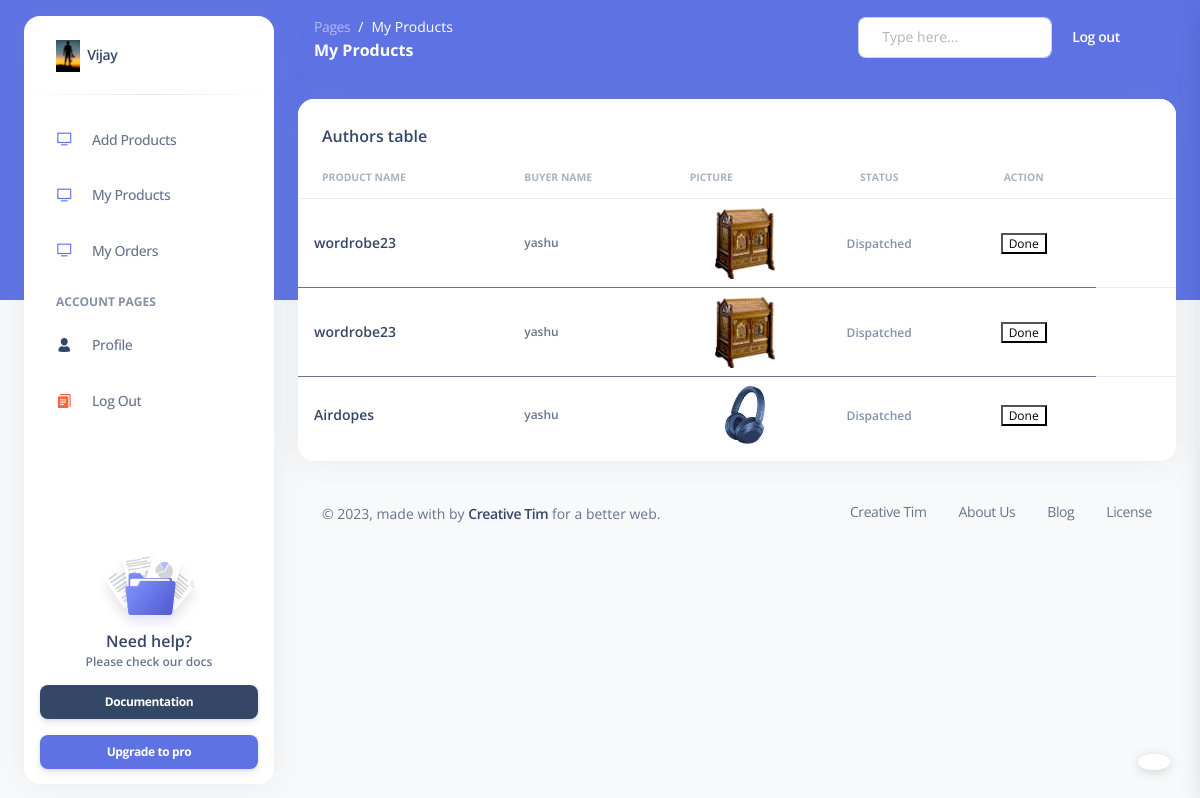
The page /seller/my_order/ (signed in) on the database as committed earlier.
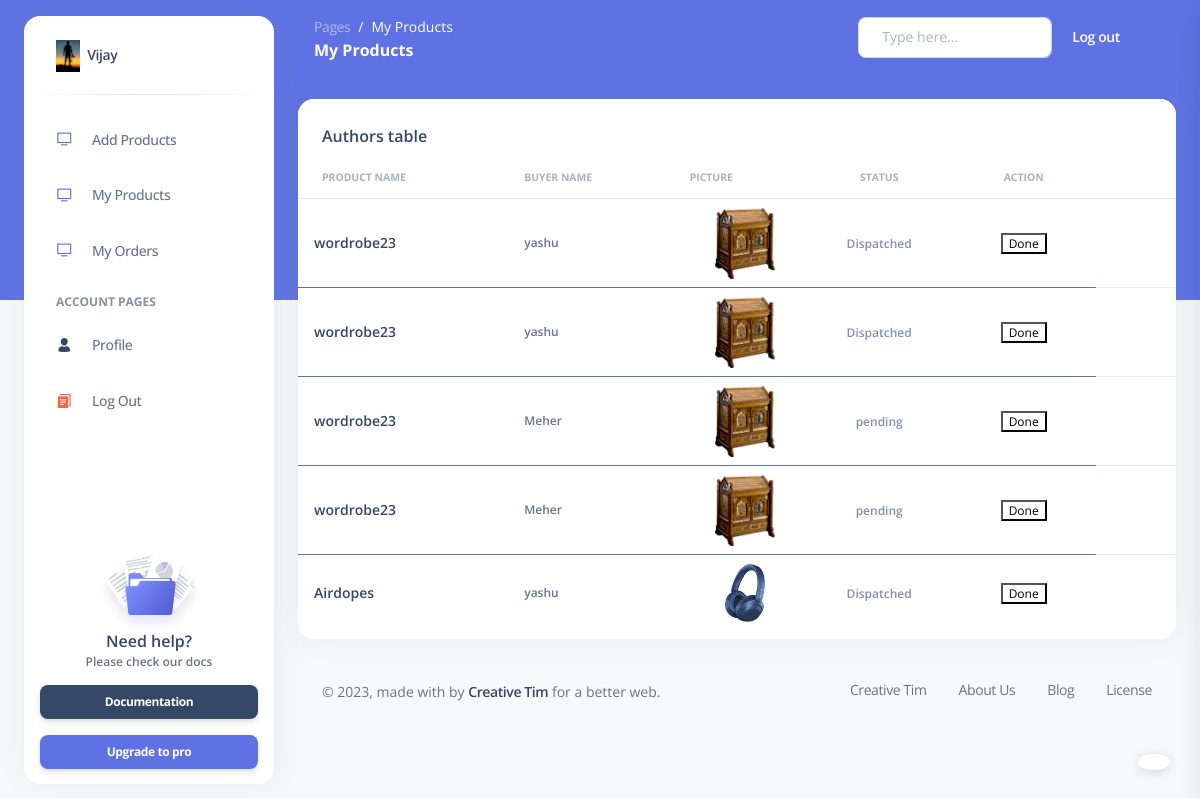
The same page on the database as committed later.
### seller/models.py (models this page shows, shortened)
class MyOrder(models.Model):
    all_status = [
        ('pending', 'pending'),
        ('dispatched', 'dispatched')
    ]
    buyer = models.ForeignKey(to = 'buyer.Buyer',on_delete=models.CASCADE)
    product = models.ForeignKey(Product,on_delete=models.CASCADE)
    status = models.CharField(max_length=50,default='pending')

class Product(models.Model):
    product_name = models.CharField(max_length=50)
    des = models.TextField(max_length=255)
    price = models.FloatField(default=10.0)
    product_stock = models.IntegerField(default=0)
    pic = models.FileField(default='sad.jpg', upload_to='product_pics')
    seller = models.ForeignKey(Seller, on_delete=models.CASCADE)

### buyer/models.py (models this page shows, shortened)
class Buyer(models.Model):
    first_name = models.CharField(max_length=50)
    last_name = models.CharField(max_length=50)
    email = models.EmailField(unique=True)
    password = models.CharField(max_length=10)
    phone = models.CharField(max_length=15)
    address = models.CharField(max_length=200)
    pic = models.FileField(default='default.png',upload_to='buyer_profile')

### seller/views.py (the view)
# urls.py: path('my_order/',my_order,name='my_order'),
def my_order(request):
    seller_obj = Seller.objects.get(email=request.session['s_email'])
    all_order = MyOrder.objects.filter(product__seller=seller_obj)
    return render(request, 'my_order.html', {'order_data': all_order, 'seller_data': seller_obj})

### seller/templates/my_order.html (shortened to what the changed rows need)
{% load static %}
<!DOCTYPE html>
<html lang="en">
<head>
  <link href="{% static '/assets/css/nucleo-icons.css' %}" rel="stylesheet" />
  <link href="{% static '/assets/css/nucleo-svg.css' %}" rel="stylesheet" />
  <link href="{% static '/assets/css/nucleo-svg.css' %}" rel="stylesheet" />
  <link id="pagestyle" href="{% static '/assets/css/argon-dashboard.css' %}" rel="stylesheet" />
</head>
<body class="g-sidenav-show   bg-gray-100">
  <main class="main-content position-relative border-radius-lg ">
    <div class="container-fluid py-4">
      <div class="row">
        <div class="col-12">
          <div class="card mb-4">
            <div class="card-body px-0 pt-0 pb-2">
              <div class="table-responsive p-0">
                <table class="table align-items-center mb-0">
                  <thead>
                    <tr>
                      <th class="text-uppercase text-secondary text-xxs font-weight-bolder opacity-7">Product Name</th>
                      <th class="text-uppercase text-secondary text-xxs font-weight-bolder opacity-7 ps-2">Buyer Name</th>
                      <th class="text-uppercase text-secondary text-xxs font-weight-bolder opacity-7 ps-2">Picture</th>
                      <th class="text-center text-uppercase text-secondary text-xxs font-weight-bolder opacity-7">Status</th>
                      <th class="text-center text-uppercase text-secondary text-xxs font-weight-bolder opacity-7">Action</th>
{% for i in order_data %}
                      <th class="text-secondary opacity-7"></th>
                    </tr>
                  </thead>
                  <tbody>
                    <tr>
                      <td>
                        <div class="d-flex px-2 py-1">
                          <div class="d-flex flex-column justify-content-center">
                            <h6 class="mb-0 text-sm">{{i.product.product_name}}</h6>
                          </div>
                        </div>
                      </td>
                      <td>
                        <p class="text-xs font-weight-bold mb-0">{{i.buyer.first_name}}</p>
                      </td>
                      <td class="align-middle text-center text-sm">
                        <div>
                          <img src="{{i.product.pic.url}}"  alt="user1" width="60px">
                        </div>
                      </td>
                      <td class="align-middle text-center">
                        <span class="text-secondary text-xs font-weight-bold">{{i.status}}</span>
                      </td>
                      <td class="align-middle text-center">
                        <span class="text-secondary text-xs font-weight-bold"><a href="{% url 'change_status' i.id %}"><button style="background-color:white">Done</button style="color:white"></a></span>
                      </td>
 {% endfor %}
                      </tr>
                  </tbody>
                </table>
              </div>
            </div>
          </div>
        </div>
      </div>
    </div>
  </main>
</body>
</html>

Rows that differ between the two databases and show on the page:
added MyOrder: product.product_name "wordrobe23", buyer.first_name "Meher", product.pic (picture), status "pending"
added MyOrder: product.product_name "wordrobe23", buyer.first_name "Meher", product.pic (picture), status "pending"
